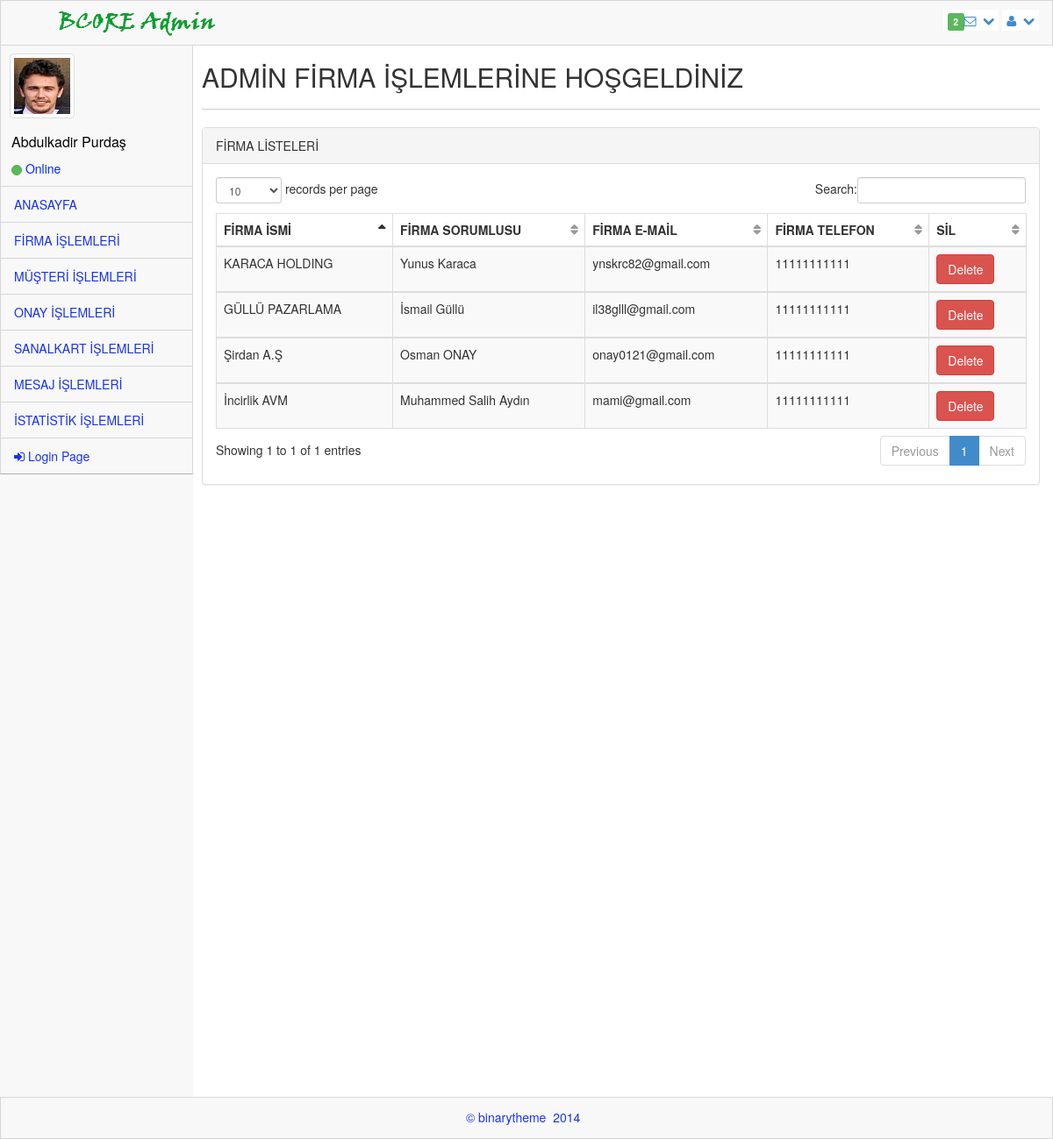
Page /admin_ana/admin_firma.php (signed in) on the committed database.
### tables this page shows
CREATE TABLE `uye` (
  `uye_id` int(11) NOT NULL,
  `uye_adsoyad` varchar(50) NOT NULL,
  `uye_eposta` varchar(50) NOT NULL,
  `uye_sifre` varchar(50) NOT NULL,
  `uye_telefon` char(11) NOT NULL,
  `uye_firmaad` varchar(100) NOT NULL,
  `uye_il` varchar(25) NOT NULL,
  `uye_ilce` varchar(25) NOT NULL,
  `uye_tur` varchar(10) NOT NULL,
  `uye_durum` varchar(1) NOT NULL DEFAULT '0',
  `uye_yetki` varchar(1) NOT NULL
);

### admin_ana/admin_firma.php (the view, shortened to what this page needs)
<?php require_once("../baglan.php"); ?>
<!DOCTYPE html>
 <html lang="tr">
<head>
    <link rel="stylesheet" href="assets/plugins/bootstrap/css/bootstrap.css" />
    <link rel="stylesheet" href="assets/css/main.css" />
    <link rel="stylesheet" href="assets/css/theme.css" />
    <link rel="stylesheet" href="assets/css/MoneAdmin.css" />
    <link rel="stylesheet" href="assets/plugins/Font-Awesome/css/font-awesome.css" />
    <link href="assets/plugins/dataTables/dataTables.bootstrap.css" rel="stylesheet" />
</head>
<body class="padTop53 " >
    <?php
        if($_SESSION){
            $uye=$_SESSION["uye"];
        }
    ?>
    <div id="wrap">
        <div id="top">
            <nav class="navbar navbar-inverse navbar-fixed-top " style="padding-top: 10px;">
                <header class="navbar-header">
                    <a href="index.php" class="navbar-brand">
                    <img src="assets/img/logo.png" alt="" /></a>
                </header>
                <ul class="nav navbar-top-links navbar-right">
                    <li class="dropdown">
                        <a class="dropdown-toggle" data-toggle="dropdown" href="#">
                            <span class="label label-success">2</span><i class="icon-envelope-alt"></i>&nbsp; <i class="icon-chevron-down"></i>
                        </a>
                    </li>
                    <li class="dropdown">
                        <a class="dropdown-toggle" data-toggle="dropdown" href="#">
                            <i class="icon-user "></i>&nbsp; <i class="icon-chevron-down "></i>
                        </a>
                    </li>
                </ul>
            </nav>
        </div>
       <div id="left">
                <div class="media user-media well-small">
                    <a class="user-link" href="#">
                        <img class="media-object img-thumbnail user-img" alt="User Picture" src="assets/img/user.gif" />
                    </a>
                    <br />
                    <div class="media-body">
                        <h5 class="media-heading" style="font-weight: inherit; text-transform: capitalize; font-size: 16px;">
                            <?php
                                if($_SESSION){
                                    echo $uye;
                                }
                            ?>
                        </h5>
                        <ul class="list-unstyled user-info">
                            <li>
                                 <a class="btn btn-success btn-xs btn-circle" style="width: 10px;height: 12px;"></a> Online
                            </li>
                        </ul>
                    </div>
                    <br />
                </div>
          <ul id="menu" class="collapse">
                <li class="panel">
                    <a href="index.php" data-parent="#menu" data-toggle="collapse" class="accordion-toggle" data-target="#blank-nav">
                        ANASAYFA
                    </a>
                </li>
                <li class="panel">
                    <a href="admin_firma.php" data-parent="#menu" data-toggle="collapse" class="accordion-toggle" data-target="#blank-nav1">
                        FİRMA İŞLEMLERİ
                    </a>
                </li>
                <li class="panel">
                    <a href="admin_kullanıcı.php" data-parent="#menu" data-toggle="collapse" class="accordion-toggle" data-target="#blank-nav2">
                        MÜŞTERİ İŞLEMLERİ
                    </a>
                </li>
                <li class="panel">
                    <a href="admin_onay.php" data-parent="#menu" data-toggle="collapse" class="accordion-toggle" data-target="#blank-nav3">
                        ONAY İŞLEMLERİ
                    </a>
                </li>
                <li class="panel">
                    <a href="admin_sanalkart.php" data-parent="#menu" data-toggle="collapse" class="accordion-toggle" data-target="#blank-nav3">
                        SANALKART İŞLEMLERİ
                    </a>
                </li>
                <li class="panel">
                    <a href="admin_mailbox.php" data-parent="#menu" data-toggle="collapse" class="accordion-toggle" data-target="#blank-nav4">
                        MESAJ İŞLEMLERİ
                    </a>
                </li>
                <li class="panel">
                    <a href="admin_istatistik.php" data-parent="#menu" data-toggle="collapse" class="accordion-toggle" data-target="#blank-nav5">
                        İSTATİSTİK İŞLEMLERİ
                    </a>
                </li>
                <li><a href="cikis.php"><i class="icon-signin"></i> Login Page </a></li>
             </ul>
        </div>
        <div id="content">
            <div class="inner" style="min-height:1200px;">
                <div class="row">
                    <div class="col-lg-12">
                        <h2>ADMİN FİRMA İŞLEMLERİNE HOŞGELDİNİZ</h2>
                    </div>
                </div>
                <hr />
                <div class="row">
                <div class="col-lg-12">
                    <div class="panel panel-default">
                        <div class="panel-heading">
                            FİRMA LİSTELERİ
                        </div>
                        <div class="panel-body">
                            <div class="table-responsive">
                                <table class="table table-striped table-bordered table-hover" id="dataTables-example">
                                    <thead>
                                        <tr>
                                            <th>FİRMA İSMİ</th>
                                            <th>FİRMA SORUMLUSU</th>
                                            <th>FİRMA E-MAİL</th>
                                            <th>FİRMA TELEFON</th>
                                            <th>SİL</th>
                                        </tr>
                                    </thead>
                                    <?php
                                        $veri= $db->query("SELECT * FROM uye where uye_tur='Firma'", PDO::FETCH_ASSOC);
                                            foreach($veri as $row){
                                               $a=$row['uye_id'];
                                    ?>
                                    <tbody>
                                        <tr>
                                            <td><?php echo $row['uye_firmaad'] ?></td>
                                            <td><?php echo $row['uye_adsoyad'] ?></td>
                                            <td><?php echo $row['uye_eposta'] ?></td>
                                            <td><?php echo $row['uye_telefon'] ?></td>
                                            <td class="center">
                                                <?php echo "<a href='function.php?id=".$a."'onclick='return confirmOnay();'>";?>
                                                <button type="submit" name="firma_delete" class="btn btn-danger">Delete</button></a>
                                            </td>
                                        </tr>
                                    </tbody>
                                    <?php
                                    }
                                    ?>
                                </table>
                            </div>
                        </div>
                    </div>
                </div>
            </div>
            </div>
            </div>
    </div>
    <div id="footer">
        <p>&copy;  binarytheme &nbsp;2014 &nbsp;</p>
    </div>
</body>
</html>

### admin_ana/assets/css/main.css (style rules this page uses)
#wrap { margin: 0 auto; }
#footer { height: 48px; background-color: #222222; }
@media (min-width: 768px) { html, body { height: 100%; } }
@media (min-width: 768px) { #wrap { height: auto !important; height: 100%; min-height: 100%; padding: 0 0 48px; margin-bottom: -48px; } }
body.padTop53 { padding-top: 75px; overflow: visible; }
@media (min-width: 802px) { body.padTop53 { padding-top: 51px; } }
#wrap:before, #top:before, .head:before, #footer:before, #wrap:after, #top:after, .head:after, #footer:after { display: table; content: " "; }
#wrap:after, #top:after, .head:after, #footer:after { clear: both; }
#wrap { background-color: #f8f8f8; }
@media (min-width: 768px) { #left { position: relative; float: left; width: 100px; } }
@media (min-width: 768px) { #content { margin-left: 100px; } }
@media (min-width: 768px) { #left { margin-bottom: -10px; } }
@media (min-width: 992px) { #left { width: 220px; } }
@media (min-width: 992px) { #content { margin-left: 220px; } }
#top .navbar { margin-bottom: 0; border:1px solid rgb(216, 215, 215); background-color:#f8f8f8; }
#top .navbar-brand { padding: 0; }
.user-media { display: none; color:#0029FF; border-right:1px solid rgb(216, 215, 215); border-left:1px solid rgb(216, 215, 215); }
@media (min-width: 768px) { .user-media { display: block; } }
@media (min-width: 768px) { .user-media .media-body { display: none; } }
@media (min-width: 768px) { .user-media .user-link { position: relative; display: block; margin-right: auto; margin-left: auto; } }
@media (min-width: 768px) { .user-media .user-link .user-img { margin: 10px auto; } }
@media (min-width: 992px) { .user-media .user-link { float: left; } }
@media (min-width: 992px) { .user-media .user-link .user-img { margin: 10px; } }
@media (min-width: 992px) { .user-media .media-body { display: block; float: left; margin-left: 12px; } }
@media (min-width: 992px) { .user-media .media-body h5.media-heading { font-size: 18px; padding-top: 8px; margin-bottom: 11px; color: #050505; font-weight: bolder; } }
#menu { position: relative; overflow: hidden; border-right:1px solid rgb(216, 215, 215); border-left:1px solid rgb(216, 215, 215); background-color:#f8f8f8; border-bottom: 1px solid rgba(0, 0, 0, 0.3); -webkit-box-shadow: 0 1px 0 rgba(255, 255, 255, 0.05); box-shadow: 0 1px 0 rgba(255, 255, 255, 0.05); }
#menu, #menu ul { padding: 0; margin: 0; list-style: none; }
@media (min-width: 768px) { #menu.collapse { display: inherit !important; } }
#menu > li { position: relative; display: block; margin: 0; border-width: 0; border-radius: 0; }
#menu > li > a { position: relative; display: block; padding: 10px 15px; color: #1933EC; border-top:1px solid rgb(216, 215, 215); }
#menu > li.panel { background-color: transparent; }
#menu li > a { text-decoration: none; }
@media (min-width: 768px) { .mini-sidebar #menu > li > a, #menu > li > a { text-align: center; } }
@media (min-width: 768px) { .mini-sidebar #menu > li > a > i, #menu > li > a > i { display: block; font-size: 20px; } }
@media (min-width: 768px) { #menu:after, .mini-sidebar #menu:after { position: absolute; top: 0; right: 0; bottom: 0; left: 0; display: block; width: 0; -webkit-box-shadow: 97px 1px 5px 2px rgba(0, 0, 0, 0.6); box-shadow: 97px 1px 5px 2px rgba(0, 0, 0, 0.6); } }
@media (min-width: 992px) { #menu > li > a { text-align: left; } }
@media (min-width: 992px) { #menu > li > a > i { display: inline; font-size: 14px; } }
@media (min-width: 992px) { #menu:after { -webkit-box-shadow: 217px 1px 5px 2px rgba(0, 0, 0, 0.6); box-shadow: 217px 1px 5px 2px rgba(0, 0, 0, 0.6); } }
#content { -webkit-transition: margin 0.4s; transition: margin 0.4s; }
.inner { position: relative; min-height: 1px; padding-right: 15px; padding-left: 10px; background: #fff; border: 0px solid #e4e4e4; min-height:1200px; }
@media (min-width: 768px) { .inner { float: left; width: 100%; } }
.inner .row { margin-right: -15px; margin-left: -15px; }
#footer { margin: 0 auto; color: #1933EC; background-color:#f8f8f8; border:1px solid rgb(216, 215, 215); }
#footer p { padding: 12px 0 0; text-align: center; }
.btn-circle { width: 40px; height: 40px; padding: 8px 10px; border-radius: 500px; }
.btn-circle.btn-xs { width: 20px; height: 20px; padding: 0 5px; }
.inner hr { margin-top: 10px; border-top-color: #ccc; }

### rows in the picture
uye: uye_firmaad "KARACA HOLDING", uye_adsoyad "Yunus Karaca", uye_eposta "ynskrc82@gmail.com", uye_telefon "11111111111"
uye: uye_firmaad "GÜLLÜ PAZARLAMA", uye_adsoyad "İsmail Güllü", uye_eposta "il38glll@gmail.com", uye_telefon "11111111111"
uye: uye_firmaad "Şirdan A.Ş", uye_adsoyad "Osman ONAY", uye_eposta "onay0121@gmail.com", uye_telefon "11111111111"
uye: uye_firmaad "İncirlik AVM", uye_adsoyad "Muhammed Salih Aydın", uye_eposta "mami@gmail.com", uye_telefon "11111111111"

### other values in the picture
$uye "Abdulkadir Purdaş"
